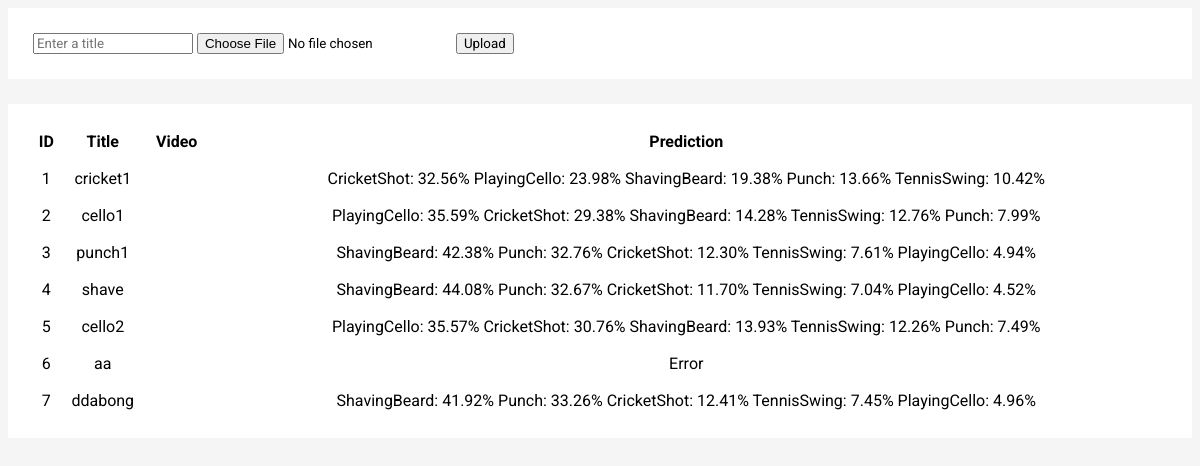
The page / on the database its author committed.
### Core/models.py (models this page shows)
class Document(models.Model):
    title = models.CharField(max_length=200)
    uploadedFile = models.FileField(upload_to = "Uploaded Files/")
    predictResult = models.CharField(max_length=200)

### Core/views.py (the view, shortened to what this page needs)
# urls.py: path("", views.uploadFile, name = "uploadFile")
def uploadFile(request):
    documents = models.Document.objects.all()
    return render(request, "Core/upload-file.html", context = {
        "files": documents
    })

### Core/templates/Core/upload-file.html (shortened to what this page needs)
<!DOCTYPE html>
{% load static %}
<html lang="en">
<head>
</head>
<body>
    <form action="{% url 'Core:uploadFile' %}" method="POST" enctype="multipart/form-data">
        <input type="text" name="fileTitle" placeholder="Enter a title">
        <input type="file" name="uploadedFile">
        <input type="submit" value="Upload">
    </form>
    <table>
        <tr>
            <th>ID</th>
            <th>Title</th><script></script>
            <th>Video</th>
            <th>Prediction</th>
        </tr>
        {% for file in files %}
            <tr>
                <td>{{ file.id }}</td>
                <td>{{ file.title }}</td>
                <td><img src="{{ file.uploadedFile.url }}" alt=""></td>
                <td>{{ file.predictResult }}</td>
            </tr>
        {% endfor %}
    </table>
</body>
</html>

### Core/templates/Core/upload-file.html (style rules this page uses)
* { font-family: "Roboto"; }
body { background-color: #F5F5F5; }
form { background-color: #FFFFFF; padding: 25px; }
table { width: 100%; text-align: center; margin-top: 25px; padding: 25px; background-color: #FFFFFF; }
table tr td { padding-top: 15px; }

### rows shown on the page
Document: id "1", title "cricket1", predictResult "CricketShot: 32.56% PlayingCello: 23.98% ShavingBeard: 19.38% Punch: 13.66% TennisSwing: 10.42%"
Document: id "2", title "cello1", predictResult "PlayingCello: 35.59% CricketShot: 29.38% ShavingBeard: 14.28% TennisSwing: 12.76% Punch: 7.99%"
Document: id "3", title "punch1", predictResult "ShavingBeard: 42.38% Punch: 32.76% CricketShot: 12.30% TennisSwing: 7.61% PlayingCello: 4.94%"
Document: id "4", title "shave", predictResult "ShavingBeard: 44.08% Punch: 32.67% CricketShot: 11.70% TennisSwing: 7.04% PlayingCello: 4.52%"
Document: id "5", title "cello2", predictResult "PlayingCello: 35.57% CricketShot: 30.76% ShavingBeard: 13.93% TennisSwing: 12.26% Punch: 7.49%"
Document: id "6", title "aa", predictResult "Error"
Document: id "7", title "ddabong", predictResult "ShavingBeard: 41.92% Punch: 33.26% CricketShot: 12.41% TennisSwing: 7.45% PlayingCello: 4.96%"
